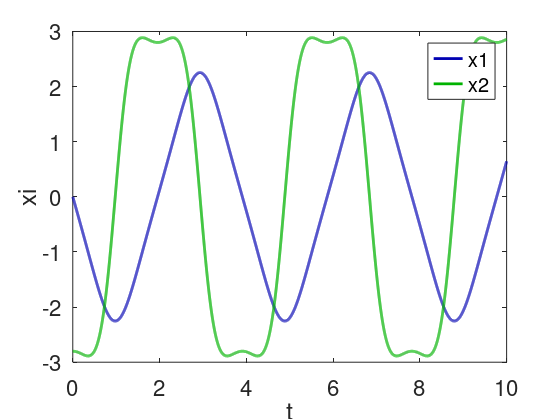

MATLAB code to generate this figure: (Note: this script raises an error after producing the figure.)
clear all, close all, clc
addpath('./utils');
% addpath('../../../Sources/Code/psv-master')
path2figs = './../Figures/DUFFING/';
mkdir(path2figs)
ModelName = 'DiscoverDuffing';

% Parameters
dt = 0.001;
tspan = dt:dt:10;
x0 = [0; -2.8];

f = @(t,x)([x(2); x(1) - x(1)^3]);
H = @(x)( (1/2)*x(2).^2-(1/2)*x(1).^2 + (1/4)*x(1).^4 );
ode_options = odeset('RelTol',1e-10, 'AbsTol',1e-11);

usesine = 0;
polyorder = 4;
nvar = 2;

%% Trajectory data
ModelName_tmp = [ModelName, '_trajectory_'];

[t,y] = ode45(f,tspan,x0,ode_options);

Hy = zeros(length(y),1);
dy = zeros(size(y));
for k=1:length(y)
    dy(k,:) = f(0,y(k,:))';
    Hy(k) = H(y(k,:));
end

figure; hold on, box on
plot(t,y(:,1),'-','Color',[0,0,0.7],'LineWidth',2)
plot(t,y(:,2),'-','Color',[0,0.7,0],'LineWidth',2)
legend('x1','x2')
xlabel('t'), ylabel('xi')
set(gca,'xtick',[0:2:10])
set(gca,'FontSize',16)
% set(gcf,'Position',[100 100 225 200])
set(gcf,'PaperPositionMode','auto')
print('-depsc2', '-loose', [path2figs,ModelName_tmp,'Hamiltonian_Trajectory','.eps']);

% Construct libraries
Theta = buildTheta(y,nvar,polyorder,usesine);
Gamma = buildGamma(y,dy,nvar,polyorder,usesine);

% Compute SVD
[U,S,V] = svd(0*Theta - Gamma,'econ');

% Least-squares Koopman
K = pinv(Theta)*Gamma;
K(abs(K)<1e-12) = 0;
[T,D] = eig(K);
D = diag(D);
[~,IX] = sort(abs(D),'ascend');

% Compute eigenfunction
xi0 = V(:,end);             % from SVD
xi0(abs(xi0)<1e-12) = 0;

D(IX(1))
xi1 = T(:,IX(1));%+Tls(:,IX(2));  % from least-squares fit
xi1(abs(xi1)<1e-12) = 0; 

% Print coefficients
poolDataLIST({'x','y'},xi0,nvar,polyorder,usesine);
poolDataLIST({'x','y'},xi1,nvar,polyorder,usesine);

% Plot evolution of eigenfunction = Hamiltonian
if length(Hy)~=length(t)
    t = 1:length(Hy);
end

figure; hold on, box on
ph(1) = plot(t,Hy./norm(Hy),'-k', 'LineWidth',18,'Color',[0.7,0.7,0.7]);
ph(2) = plot(t,(Theta)*(xi0)./norm((Theta)*(xi0)),'-b', 'LineWidth',8,'Color',[0,0,1]);
ph(3) = plot(t,-(Theta)*(xi1)./norm((Theta)*(xi1)),'--', 'LineWidth',8,'Color',[0,0.5,0]);
xlabel('t'), ylabel('E')
ylim([0.01-1e-4 0.01+2e-4]), xlim([min(t) max(t)])
set(gca,'xtick',[0:2:10])
legend(ph,'True place', 'SVD place', 'LS place')
set(gca,'FontSize',16)
set(gcf,'Position',[100 100 260 200])
set(gcf,'PaperPositionMode','auto')
print('-depsc2', '-loose', [path2figs,ModelName_tmp,'HamiltonianReconstruction','.eps']);

% Plot error 
dstep = 5;
clear ph
figure; hold on, box on
tmp = Gamma*xi0;
ph(1) = plot(t(1:dstep:end),tmp(1:dstep:end),'-k', 'LineWidth',2);%,'Color',[0,0,1]);
tmp = -Gamma*xi1;
ph(2) = plot(t(1:dstep:end),tmp(1:dstep:end),'-r', 'LineWidth',2);%,'Color',[0,0.5,0]);
xlabel('t'), ylabel('Gamma xi')
xlim([min(t) max(t)])
ylim([min(Gamma*xi1)+0.2*min(Gamma*xi1) max(Gamma*xi1)+0.5*max(Gamma*xi1)])
legend(ph,'SVD p', 'LS  p')
set(gca,'xtick',[0:2:10])
set(gca,'FontSize',16)
set(gcf,'Position',[100 100 225 200])
set(gcf,'PaperPositionMode','auto')
print('-depsc2', '-loose', [path2figs,ModelName_tmp,'HamiltonianError','.eps']);

err0 = (Hy./norm(Hy)-(Theta)*(xi0)./norm((Theta)*(xi0)))./(Hy./norm(Hy));
err1 = (Hy./norm(Hy)-(Theta)*(xi1)./norm((Theta)*(xi1)))./(Hy./norm(Hy));
figure, plot(err0,'-r'),hold on, plot(err1,'--b')
axis tight

return
%% Ensemble data
close all
ModelName_tmp = [ModelName, '_ensemble_'];

% Collect data
clear y dy Hy
[Xgrid,Vgrid] = meshgrid([-2.45:.05:2.5],[-2.45:.05:2.5]);
Nx = size(Xgrid,1), Ny = size(Vgrid,2);
y(:,1) = reshape(Xgrid,[Nx*Ny 1]);
y(:,2) = reshape(Vgrid,[Nx*Ny 1]);
Hy = zeros(length(y),1);
Hdy = zeros(length(y),1);
dy = zeros(size(y));
for k=1:length(y)
    dy(k,:) = f(0,y(k,:))';
    Hy(k) = H(y(k,:));
    Hdy(k) = H(dy(k,:));
end

cmap = gray(2*11);
cmap = cmap(1:2:end,:);
xH = [-2.4:0.01:2.4];
[X,V] = meshgrid(xH,xH);
Hfield = (1/2)*V.^2-(X.^2)/2 + (1/4)*X.^4; 

figure; box on, hold on
sh = surf(xH,xH,zeros(size(Hfield)));shading interp, view(2)
sh.FaceColor = [0 0 0];
contourf(xH,xH,log(Hfield+(0.2500001)),[log([-0.2,-0.1,0,0.25:0.5:4]+(0.2500001))],'LineColor','none'), colormap(cmap)
hold on
sh = scatter(Xgrid(:),Vgrid(:),'.b');
sh.SizeData = 5;
x1 = -sqrt(2):0.01:sqrt(2);
plot(x1,x1.*sqrt(1-0.5.*(x1).^2),'--y')
plot(x1,-x1.*sqrt(1-0.5.*(x1).^2),'--y')
xlabel('x1'), ylabel('x2')
drawnow
set(gca,'FontSize',16)
set(gcf,'Position',[100 100 220 200])
set(gcf,'PaperPositionMode','auto')
% print('-painters','-depsc2', '-loose', [path2figs,ModelName_tmp,'Hamiltonian_SamplingPoints','.eps']);
print('-opengl','-depsc2', '-loose', [path2figs,ModelName_tmp,'Hamiltonian_SamplingPoints','.eps']);

% Construct libraries
Theta = buildTheta(y,nvar,polyorder,usesine);
Gamma = buildGamma(y,dy,nvar,polyorder,usesine);

% Compute SVD
[U,S,V] = svd(0*Theta - Gamma,'econ');

% Least-squares Koopman
K = pinv(Theta)*Gamma;
K(abs(K)<1e-12) = 0;
[T,D] = eig(K);
D = diag(D);
[~,IX] = sort(abs(D),'ascend');

% Compute eigenfunction
xi0 = V(:,end);             % from SVD
xi0(abs(xi0)<1e-12) = 0;

D(IX(1))
xi1 = T(:,IX(1));  % from least-squares fit
xi1(abs(xi1)<1e-12) = 0; 

% Print coefficients
poolDataLIST({'x','y'},xi0,nvar,polyorder,usesine);
poolDataLIST({'x','y'},xi1,nvar,polyorder,usesine);

% Plot evolution of eigenfunction = Hamiltonian
if length(Hy)~=length(t)
    t = 1:length(Hy);
end

%% Show results for ensemble of points
close all
figure; hold on, box on
ph(1) = plot(t,Hy./norm(Hy),'-k', 'LineWidth',5,'Color',[0.7,0.7,0.7]);
ph(2) = plot(t,(Theta)*(xi0)./norm((Theta)*(xi0)),'-k', 'LineWidth',2);%,'Color',[0,0,1]);
ph(3) = plot(t,-(Theta)*(xi1)./norm((Theta)*(xi1)),'-r', 'LineWidth',2);%,'Color',[0,0.5,0]);
xlabel('sampling point'), ylabel('E')
ylim([-0.005 0.05]),
xlim([-0 10])
legend(ph,'True place', 'SVD place', 'LS place','location','north')
set(gca,'FontSize',16)
set(gcf,'Position',[100 100 240 200])
set(gcf,'PaperPositionMode','auto')
print('-depsc2', '-loose', [path2figs,ModelName_tmp,'HamiltonianReconstruction','.eps']);

% Plot error
dstep = 5;
clear ph
figure; hold on, box on
tmp = Gamma*xi1;
ph(2) = plot([1:dstep:Nx*Ny],tmp(1:dstep:end),'-r', 'LineWidth',2);%,'Color',[0,0.5,0]);
tmp = Gamma*xi0;
ph(1) = plot([1:dstep:Nx*Ny],tmp(1:dstep:end),'-k', 'LineWidth',2);%,'Color',[0,0,1]);
xlabel('sampling point'), ylabel('Gamma xi')
axis tight
xlim([0,Nx*Ny+10])
set(gca, 'xtick',[5000 10000],'xticklabel',{'5k', '10k'})
set(gca,'FontSize',16)
set(gcf,'Position',[100 100 225 200])
set(gcf,'PaperPositionMode','auto')
print('-depsc2', '-loose', [path2figs,ModelName_tmp,'HamiltonianError','.eps']);
